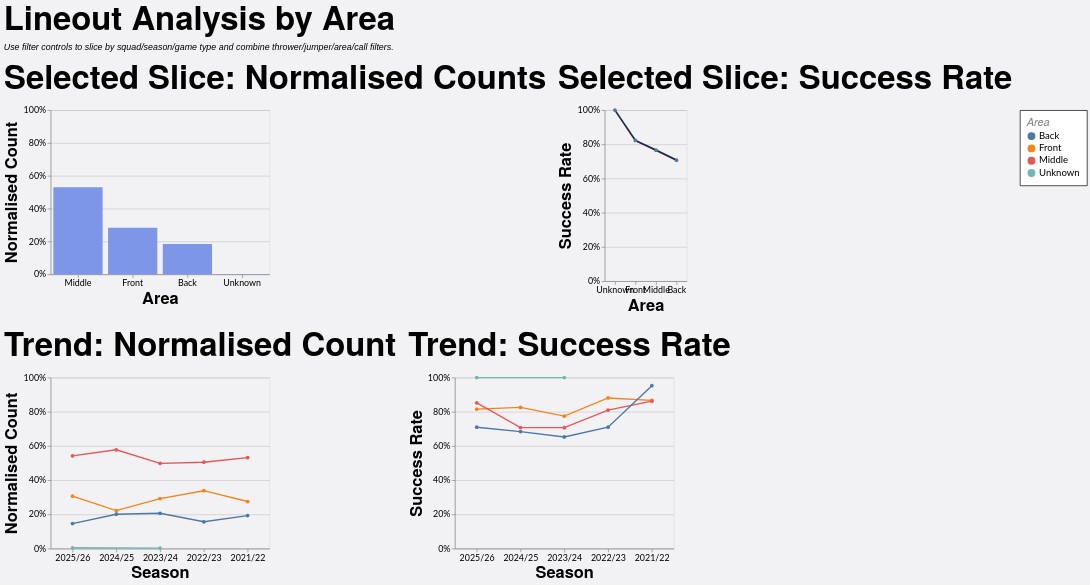

Here is the Vega-Lite specification saved for this chart:
### Vega-Lite specification from a JSON file in a GitHub repository (floating-point values rounded to 4 significant figures; data arrays with more than 128 entries replaced by an {"elided": "..."} marker saying what was removed)
{"config": {"axis": {"labelFont": "Lato, sans-serif", "titleFont": "PT Sans Narrow, Helvetica Neue, Helvetica, Arial, sans-serif", "labelFontSize": 13, "titleFontSize": 24, "gridColor": "#202947", "gridOpacity": 0.2}, "header": {"labelFont": "PT Sans Narrow, Helvetica Neue, Helvetica, Arial, sans-serif", "titleFont": "PT Sans Narrow, Helvetica Neue, Helvetica, Arial, sans-serif", "labelFontSize": 24, "titleFontSize": 28, "labelFontWeight": "bold", "orient": "left"}, "legend": {"labelFont": "Lato, sans-serif", "titleFont": "PT Sans Narrow, Helvetica Neue, Helvetica, Arial, sans-serif", "labelFontSize": 14, "titleFontSize": 16, "titlePadding": 5, "fillColor": "white", "strokeColor": "black", "padding": 10, "titleFontWeight": "lighter", "titleFontStyle": "italic", "titleColor": "gray", "offset": 10}, "title": {"font": "PT Sans Narrow, Helvetica Neue, Helvetica, Arial, sans-serif", "fontSize": 48, "fontWeight": "bold", "anchor": "start", "align": "center", "titlePadding": 20, "subtitlePadding": 10, "subtitleFontSize": 13, "subtitleColor": "", "subtitleFontStyle": "italic", "offset": 15, "color": "black"}, "axisX": {"labelAngle": 0}, "facet": {"title": null, "header": null, "align": {"row": "each", "column": "each"}}, "resolve": {"scale": {"y": "independent", "facet": "independent"}}, "background": "#f2f1f4"}, "vconcat": [{"hconcat": [{"mark": {"type": "bar", "color": "#7d96e8"}, "encoding": {"tooltip": [{"field": "area", "title": "Area", "type": "nominal"}, {"field": "attempts", "format": ",.0f", "title": "Lineouts", "type": "quantitative"}, {"field": "share", "format": ".1%", "title": "Normalised Count", "type": "quantitative"}], "x": {"field": "area", "sort": "-y", "title": "Area", "type": "nominal"}, "y": {"axis": {"format": "%"}, "field": "share", "scale": {"domain": [0, 1]}, "title": "Normalised Count", "type": "quantitative"}}, "height": 240, "title": "Selected Slice: Normalised Counts", "transform": [{"filter": "(loSquad == 'All' || datum.squad == loSquad) && (loGameType == 'All' || (loGameType == 'League + Cup' && (datum.game_type == 'League' || datum.game_type == 'Cup')) || (loGameType == 'League only' && datum.game_type == 'League') || datum.game_type == loGameType) && (loOpposition == 'All' || datum.opposition == loOpposition) && (loThrower == 'All' || datum.thrower == loThrower) && (loJumper == 'All' || datum.jumper == loJumper) && (loArea == 'All' || datum.area == loArea) && (loNumbers == 'All' || datum.numbers == loNumbers) && (loCall == 'All' || datum.call == loCall) && (loCallType == 'All' || datum.call_type == loCallType)"}, {"filter": "(loSeason == 'All' || datum.season == loSeason)"}, {"aggregate": [{"op": "count", "as": "attempts"}, {"op": "sum", "field": "won", "as": "won"}], "groupby": ["area"]}, {"joinaggregate": [{"op": "sum", "field": "attempts", "as": "total_attempts"}]}, {"calculate": "datum.attempts / datum.total_attempts", "as": "share"}, {"calculate": "datum.won / datum.attempts", "as": "success_rate"}], "width": 320}, {"mark": {"type": "line", "color": "#202946", "point": true, "strokeWidth": 2.5}, "encoding": {"tooltip": [{"field": "area", "title": "Area", "type": "nominal"}, {"field": "won", "format": ",.0f", "title": "Won", "type": "quantitative"}, {"field": "attempts", "format": ",.0f", "title": "Lineouts", "type": "quantitative"}, {"field": "success_rate", "format": ".1%", "title": "Success Rate", "type": "quantitative"}], "x": {"field": "area", "sort": "-y", "title": "Area", "type": "nominal"}, "y": {"axis": {"format": "%"}, "field": "success_rate", "scale": {"domain": [0, 1]}, "title": "Success Rate", "type": "quantitative"}}, "height": 250, "title": "Selected Slice: Success Rate", "transform": [{"filter": "(loSquad == 'All' || datum.squad == loSquad) && (loGameType == 'All' || (loGameType == 'League + Cup' && (datum.game_type == 'League' || datum.game_type == 'Cup')) || (loGameType == 'League only' && datum.game_type == 'League') || datum.game_type == loGameType) && (loOpposition == 'All' || datum.opposition == loOpposition) && (loThrower == 'All' || datum.thrower == loThrower) && (loJumper == 'All' || datum.jumper == loJumper) && (loArea == 'All' || datum.area == loArea) && (loNumbers == 'All' || datum.numbers == loNumbers) && (loCall == 'All' || datum.call == loCall) && (loCallType == 'All' || datum.call_type == loCallType)"}, {"filter": "(loSeason == 'All' || datum.season == loSeason)"}, {"aggregate": [{"op": "count", "as": "attempts"}, {"op": "sum", "field": "won", "as": "won"}], "groupby": ["area"]}, {"joinaggregate": [{"op": "sum", "field": "attempts", "as": "total_attempts"}]}, {"calculate": "datum.attempts / datum.total_attempts", "as": "share"}, {"calculate": "datum.won / datum.attempts", "as": "success_rate"}], "width": {"step": 30}}], "spacing": 16}, {"hconcat": [{"mark": {"type": "line", "point": true, "strokeWidth": 2}, "encoding": {"color": {"field": "area", "title": "Area", "type": "nominal"}, "tooltip": [{"field": "season", "title": "Season", "type": "nominal"}, {"field": "area", "title": "Area", "type": "nominal"}, {"field": "attempts", "format": ",.0f", "title": "Lineouts", "type": "quantitative"}, {"field": "norm_count", "format": ".1%", "title": "Normalised Count", "type": "quantitative"}], "x": {"field": "season", "sort": "-x", "title": "Season", "type": "nominal"}, "y": {"axis": {"format": "%"}, "field": "norm_count", "scale": {"domain": [0, 1]}, "title": "Normalised Count", "type": "quantitative"}}, "height": 250, "title": "Trend: Normalised Count", "transform": [{"filter": "(loSquad == 'All' || datum.squad == loSquad) && (loGameType == 'All' || (loGameType == 'League + Cup' && (datum.game_type == 'League' || datum.game_type == 'Cup')) || (loGameType == 'League only' && datum.game_type == 'League') || datum.game_type == loGameType) && (loOpposition == 'All' || datum.opposition == loOpposition) && (loThrower == 'All' || datum.thrower == loThrower) && (loJumper == 'All' || datum.jumper == loJumper) && (loArea == 'All' || datum.area == loArea) && (loNumbers == 'All' || datum.numbers == loNumbers) && (loCall == 'All' || datum.call == loCall) && (loCallType == 'All' || datum.call_type == loCallType)"}, {"aggregate": [{"op": "count", "as": "attempts"}, {"op": "sum", "field": "won", "as": "won"}], "groupby": ["season", "area"]}, {"joinaggregate": [{"op": "sum", "field": "attempts", "as": "season_attempts"}], "groupby": ["season"]}, {"calculate": "datum.attempts / datum.season_attempts", "as": "norm_count"}, {"calculate": "datum.won / datum.attempts", "as": "success_rate"}], "width": 320}, {"mark": {"type": "line", "point": true, "strokeWidth": 2}, "encoding": {"color": {"field": "area", "title": "Area", "type": "nominal"}, "tooltip": [{"field": "season", "title": "Season", "type": "nominal"}, {"field": "area", "title": "Area", "type": "nominal"}, {"field": "won", "format": ",.0f", "title": "Won", "type": "quantitative"}, {"field": "attempts", "format": ",.0f", "title": "Lineouts", "type": "quantitative"}, {"field": "success_rate", "format": ".1%", "title": "Success Rate", "type": "quantitative"}], "x": {"field": "season", "sort": "-x", "title": "Season", "type": "nominal"}, "y": {"axis": {"format": "%"}, "field": "success_rate", "scale": {"domain": [0, 1]}, "title": "Success Rate", "type": "quantitative"}}, "height": 250, "title": "Trend: Success Rate", "transform": [{"filter": "(loSquad == 'All' || datum.squad == loSquad) && (loGameType == 'All' || (loGameType == 'League + Cup' && (datum.game_type == 'League' || datum.game_type == 'Cup')) || (loGameType == 'League only' && datum.game_type == 'League') || datum.game_type == loGameType) && (loOpposition == 'All' || datum.opposition == loOpposition) && (loThrower == 'All' || datum.thrower == loThrower) && (loJumper == 'All' || datum.jumper == loJumper) && (loArea == 'All' || datum.area == loArea) && (loNumbers == 'All' || datum.numbers == loNumbers) && (loCall == 'All' || datum.call == loCall) && (loCallType == 'All' || datum.call_type == loCallType)"}, {"aggregate": [{"op": "count", "as": "attempts"}, {"op": "sum", "field": "won", "as": "won"}], "groupby": ["season", "area"]}, {"joinaggregate": [{"op": "sum", "field": "attempts", "as": "season_attempts"}], "groupby": ["season"]}, {"calculate": "datum.attempts / datum.season_attempts", "as": "norm_count"}, {"calculate": "datum.won / datum.attempts", "as": "success_rate"}], "width": 320}], "spacing": 16}], "data": {"name": "data-cca1f4d99557158afd582ea153358762"}, "params": [{"name": "loSquad", "value": "All"}, {"name": "loSeason", "value": "All"}, {"name": "loGameType", "value": "All"}, {"name": "loOpposition", "value": "All"}, {"name": "loThrower", "value": "All"}, {"name": "loJumper", "value": "All"}, {"name": "loArea", "value": "All"}, {"name": "loNumbers", "value": "All"}, {"name": "loCall", "value": "All"}, {"name": "loCallType", "value": "All"}], "spacing": 22, "title": {"text": "Lineout Analysis by Area", "subtitle": "Use filter controls to slice by squad/season/game type and combine thrower/jumper/area/call filters."}, "$schema": "https://vega.github.io/schema/vega-lite/v5.20.1.json", "datasets": {"data-cca1f4d99557158afd582ea153358762": {"elided": "1152 records"}}}
